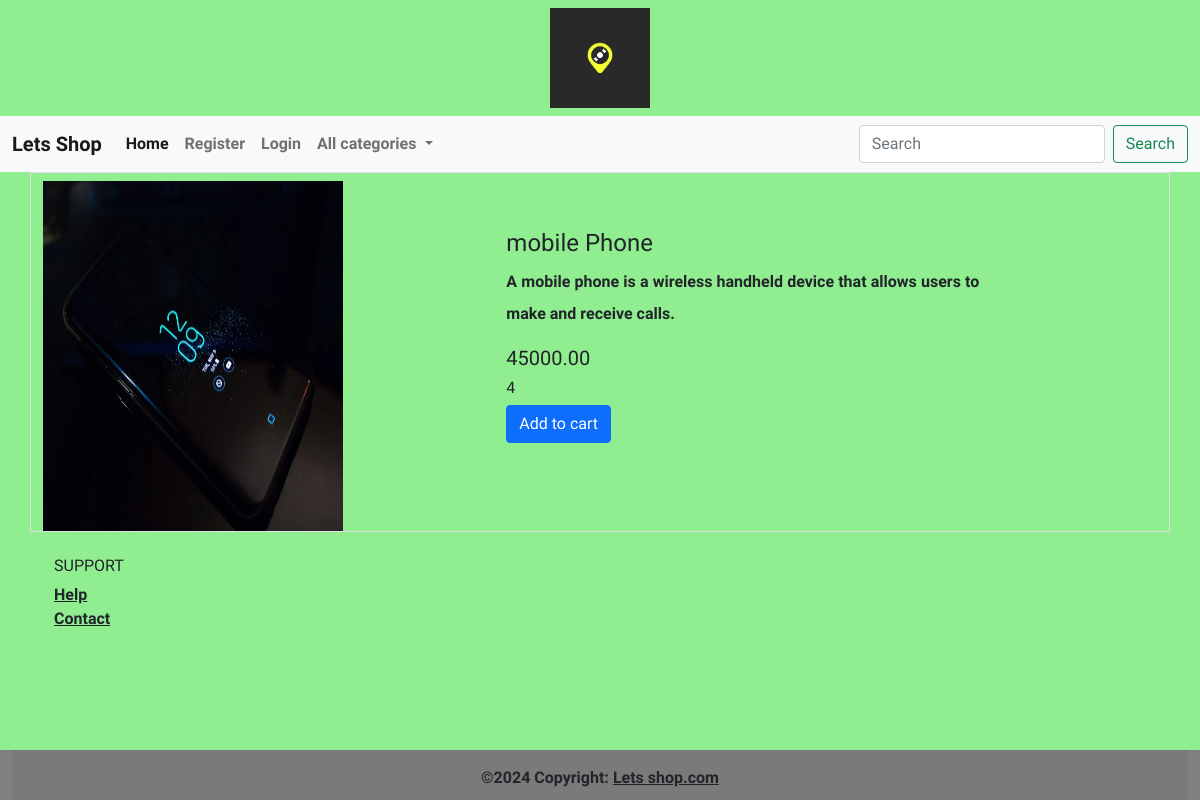
/detail/1, run on the app's committed database.
### shop/models.py (models this page shows, shortened)
class product(models.Model):
    name=models.CharField(max_length=30)
    desc=models.TextField()
    image=models.ImageField(upload_to='products',null=True,blank=True)
    price=models.DecimalField(max_digits=10,decimal_places=2)
    stock=models.IntegerField()
    available=models.BooleanField(default=True)
    created=models.DateTimeField(auto_now_add=True)  #add one time
    updated=models.DateTimeField(auto_now=True)   #add every time
    category=models.ForeignKey(category,on_delete=models.CASCADE)

### shop/views.py (the view)
# urls.py: path('detail/<int:p>', views.showdetails, name="detail"),
def showdetails(request,p):
    p=product.objects.get(id=p)
    return render(request, 'details.html',{'p':p})

### cart/context_processors.py (called while the page is built, shortened)
def total(request):
    count=0
    return {'count':count}

### shop/context_processors.py (called while the page is built)
def links(request):
    c=category.objects.all()
    return {'links':c}

### templates/details.html
{% extends 'base.html' %}
{% load static %}
{% block content %}
<div class="container mt-6">
    <div class="row border border-1">
        <div class="col-4 me-5">
            <img class="mt-2" src="{{p.image.url}}" height="350" width="300">
        </div>
        <div class="col-6 me-5 mt-2 p-5">
            <h4>{{p.name}}</h4>
            <p style="text-align:justify;line-height:2">{{p.desc}}</p>
            <h5>{{p.price}}</h5>
            <h6>{{p.stock}}</h6>
            {% if user.is_superuser == True %}
    {% if p.stock > 0 %}
     <h3 class="text-danger">Product in stock</h3>
    <a href="{% url 'admin:index' %}" class="btn btn-primary" >Add to cart</a>
    {% else %}
    <h3 class="text-danger">Out of stock</h3>
        <a href="{% url 'admin:index' %}" class="btn btn-primary" >Add to cart</a>
    {% endif %}
    {% else %}
    {% if p.stock > 0 %}
    <a href="{% url 'cart:addtocart'  p.id %}" class="btn btn-primary" >Add to cart</a>
    {% else %}
    <h3 class="text-danger">Out of stock</h3>
    {% endif %}
    {% endif %}
        </div>
    </div>
</div>
{% endblock %}

### static/css/style.css (style rules this page uses)
body { background-color:lightgreen; font-family: "Ojuju", sans-serif; font-optical-sizing: auto; font-weight: 600; font-style: normal; }

### data on the page
product: image (picture), name "mobile Phone", desc "A mobile phone is a wireless handheld device that allows users to make and receive calls.", price "45000.00", stock "4"
